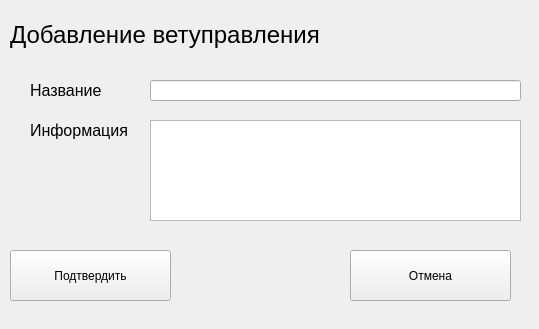
<?xml version="1.0" encoding="UTF-8"?>
<ui version="4.0">
 <class>Form</class>
 <widget class="QWidget" name="Form">
  <property name="geometry">
   <rect>
    <x>0</x>
    <y>0</y>
    <width>539</width>
    <height>329</height>
   </rect>
  </property>
  <property name="windowTitle">
   <string>Form</string>
  </property>
  <widget class="QPushButton" name="confirmPushButton">
   <property name="geometry">
    <rect>
     <x>10</x>
     <y>250</y>
     <width>161</width>
     <height>51</height>
    </rect>
   </property>
   <property name="text">
    <string>Подтвердить</string>
   </property>
  </widget>
  <widget class="QPushButton" name="cancelPushButton">
   <property name="geometry">
    <rect>
     <x>350</x>
     <y>250</y>
     <width>161</width>
     <height>51</height>
    </rect>
   </property>
   <property name="text">
    <string>Отмена</string>
   </property>
  </widget>
  <widget class="QLabel" name="label">
   <property name="geometry">
    <rect>
     <x>10</x>
     <y>10</y>
     <width>351</width>
     <height>51</height>
    </rect>
   </property>
   <property name="text">
    <string>&lt;html&gt;&lt;head/&gt;&lt;body&gt;&lt;p&gt;&lt;span style=&quot; font-size:18pt;&quot;&gt;Добавление ветуправления&lt;/span&gt;&lt;/p&gt;&lt;/body&gt;&lt;/html&gt;</string>
   </property>
  </widget>
  <widget class="QLineEdit" name="nameLineEdit">
   <property name="geometry">
    <rect>
     <x>150</x>
     <y>80</y>
     <width>371</width>
     <height>21</height>
    </rect>
   </property>
  </widget>
  <widget class="QLabel" name="label_2">
   <property name="geometry">
    <rect>
     <x>30</x>
     <y>80</y>
     <width>91</width>
     <height>21</height>
    </rect>
   </property>
   <property name="text">
    <string>&lt;html&gt;&lt;head/&gt;&lt;body&gt;&lt;p&gt;&lt;span style=&quot; font-size:12pt;&quot;&gt;Название&lt;/span&gt;&lt;/p&gt;&lt;/body&gt;&lt;/html&gt;</string>
   </property>
  </widget>
  <widget class="QLabel" name="label_3">
   <property name="geometry">
    <rect>
     <x>30</x>
     <y>120</y>
     <width>111</width>
     <height>21</height>
    </rect>
   </property>
   <property name="text">
    <string>&lt;html&gt;&lt;head/&gt;&lt;body&gt;&lt;p&gt;&lt;span style=&quot; font-size:12pt;&quot;&gt;Информация&lt;/span&gt;&lt;/p&gt;&lt;/body&gt;&lt;/html&gt;</string>
   </property>
  </widget>
  <widget class="QTextEdit" name="infoTextEdit">
   <property name="geometry">
    <rect>
     <x>150</x>
     <y>120</y>
     <width>371</width>
     <height>101</height>
    </rect>
   </property>
  </widget>
 </widget>
 <resources/>
 <connections/>
</ui>
